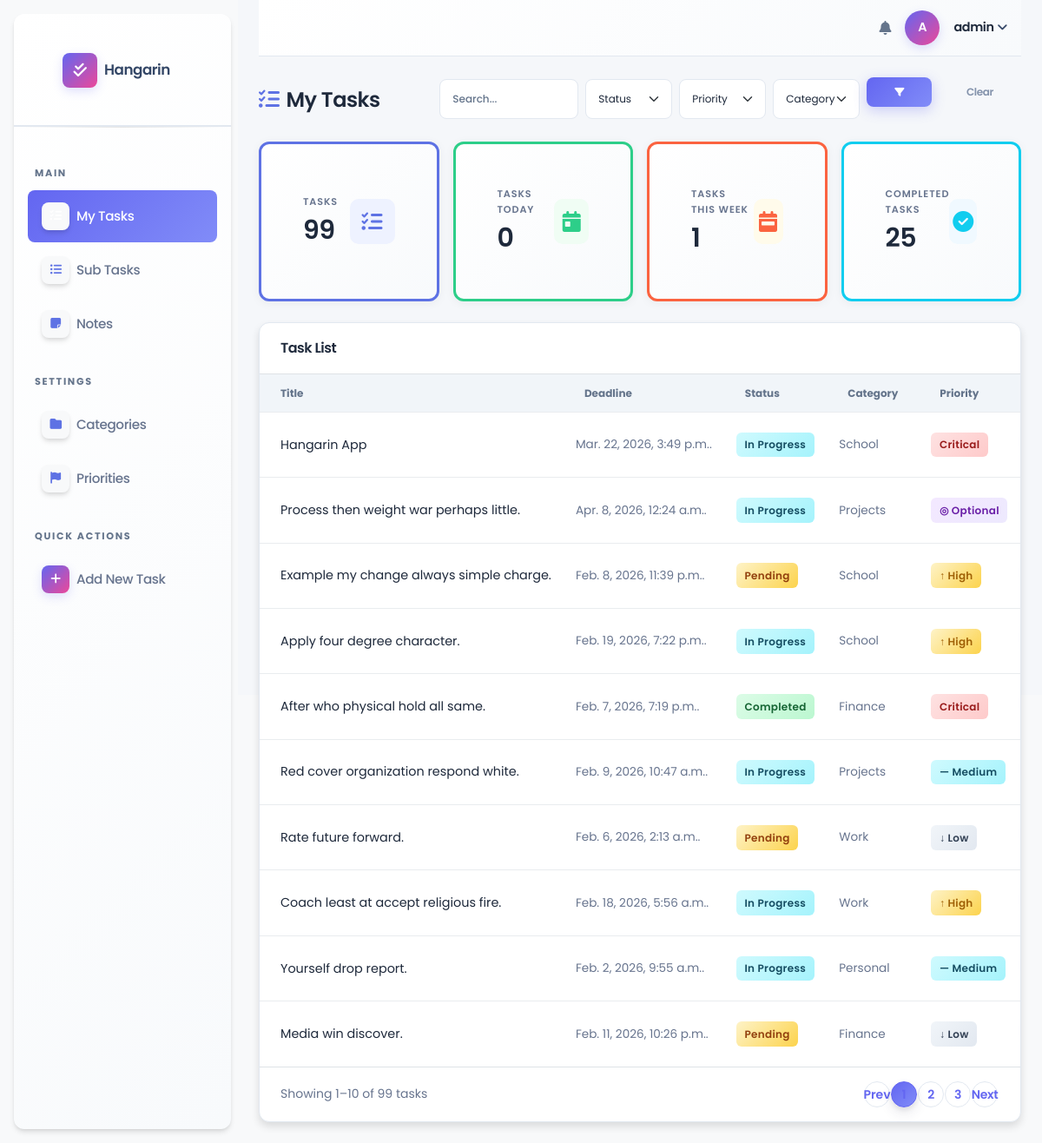
The app's page / (signed in) with its own data.
### taskmanager/models.py (models this page shows, shortened)
class BaseModel(models.Model):
    created_at = models.DateTimeField(auto_now_add=True)
    updated_at = models.DateTimeField(auto_now=True)
    class Meta:
        abstract = True

class Task(BaseModel):
    STATUS_CHOICES = [
        ("Pending", "Pending"),
        ("In Progress", "In Progress"),
        ("Completed", "Completed"),
    ]
    title = models.CharField(max_length=255)
    description = models.TextField()
    status = models.CharField(
        max_length=50,
        choices=STATUS_CHOICES,
        default="Pending"
    )
    deadline = models.DateTimeField()
    priority = models.ForeignKey(Priority, on_delete=models.CASCADE)
    category = models.ForeignKey(Category, on_delete=models.CASCADE)

class Category(models.Model):
    name = models.CharField(max_length=100)
    class Meta:
        verbose_name = "Category"
        verbose_name_plural = "Categories"
    def __str__(self):
        return self.name

class Priority(models.Model):
    name = models.CharField(max_length=100)
    class Meta:
        verbose_name = "Priority"
        verbose_name_plural = "Priorities"

### taskmanager/views.py (the view)
# urls.py: path('', views.TaskListView.as_view(), name='home'),
class TaskListView(LoginRequiredMixin, ListView):
    model = Task
    template_name = 'task_list.html'
    context_object_name = 'object_list'
    paginate_by = 10
    def get_queryset(self):
        qs = super().get_queryset()
        query = self.request.GET.get('q')
        sort_by = self.request.GET.get('sort_by')
        status = self.request.GET.get('status')
        priority = self.request.GET.get('priority')
        category = self.request.GET.get('category')
        allowed = ['deadline', 'status', 'priority']
        if query:
            qs = qs.filter(
                Q(title__icontains=query) |
                Q(description__icontains=query)
            )
        if status:
            qs = qs.filter(status=status)
        if priority:
            qs = qs.filter(priority__id=priority)
        if category:
            qs = qs.filter(category__id=category)
        if sort_by in allowed:
            return qs.order_by(sort_by)
        return qs.order_by('-created_at')
    def get_context_data(self, **kwargs):
        context = super().get_context_data(**kwargs)
        today = timezone.now().date()
        week_start = today - timezone.timedelta(days=today.weekday())
        week_end = week_start + timezone.timedelta(days=6)
        context['total_tasks'] = Task.objects.count()
        context['tasks_today'] = Task.objects.filter(deadline__date=today).count()
        context['tasks_this_week'] = Task.objects.filter(deadline__date__range=[week_start, week_end]).count()
        context['completed_tasks'] = Task.objects.filter(status='Completed').count()
        context['categories'] = Category.objects.all()
        context['priorities'] = Priority.objects.all()
        return context

### templates/task_list.html (shortened to what this page needs)
{% extends 'base.html' %}
{% load static %}
{% block nav_tasks %}active{% endblock %}
{% block content %}
<div class="d-flex justify-content-between align-items-center mb-4">
  <h4 class="mb-0 fw-bold d-flex align-items-center gap-2">
    <i class="fas fa-list-check text-primary"></i> My Tasks
  </h4>
  <form method="get" action="{% url 'task-list' %}" class="d-flex align-items-center gap-2">
    <input type="text" name="q" value="{{ request.GET.q }}" placeholder="Search..." class="form-control form-control-sm" style="width:160px;border-radius:0.5rem;">
    <select name="status" class="form-select form-select-sm" style="width:100px;border-radius:0.5rem;">
      <option value="">Status</option>
    </select>
    <select name="priority" class="form-select form-select-sm" style="width:100px;border-radius:0.5rem;">
      <option value="">Priority</option>
    </select>
    <select name="category" class="form-select form-select-sm" style="width:100px;border-radius:0.5rem;">
      <option value="">Category</option>
    </select>
    <button type="submit" class="btn btn-primary btn-sm" style="border-radius:0.5rem;">
      <i class="fas fa-filter"></i>
    </button>
    <a href="{% url 'task-list' %}" class="btn btn-outline-secondary btn-sm" style="border-radius:0.5rem;">Clear</a>
  </form>
</div>
<div class="row g-3 mb-4">
  <div class="col-md-3">
    <div class="card stat-card h-100 border-start border-primary border-3">
      <div class="card-body d-flex align-items-center justify-content-between">
        <div>
          <p class="text-uppercase text-muted fw-bold mb-1" style="font-size:0.7rem;letter-spacing:0.08em;">Tasks</p>
          <h3 class="fw-bold mb-0">{{ total_tasks }}</h3>
        </div>
        <div class="stat-icon" style="background:#eef2ff;">
          <i class="fas fa-list-check text-primary"></i>
        </div>
      </div>
    </div>
  </div>
  <div class="col-md-3">
    <div class="card stat-card h-100 border-start border-success border-3">
      <div class="card-body d-flex align-items-center justify-content-between">
        <div>
          <p class="text-uppercase text-muted fw-bold mb-1" style="font-size:0.7rem;letter-spacing:0.08em;">Tasks Today</p>
          <h3 class="fw-bold mb-0">{{ tasks_today }}</h3>
        </div>
        <div class="stat-icon" style="background:#f0fdf4;">
          <i class="fas fa-calendar-day text-success"></i>
        </div>
      </div>
    </div>
  </div>
  <div class="col-md-3">
    <div class="card stat-card h-100 border-start border-warning border-3">
      <div class="card-body d-flex align-items-center justify-content-between">
        <div>
          <p class="text-uppercase text-muted fw-bold mb-1" style="font-size:0.7rem;letter-spacing:0.08em;">Tasks This Week</p>
          <h3 class="fw-bold mb-0">{{ tasks_this_week }}</h3>
        </div>
        <div class="stat-icon" style="background:#fffbeb;">
          <i class="fas fa-calendar-week text-warning"></i>
        </div>
      </div>
    </div>
  </div>
  <div class="col-md-3">
    <div class="card stat-card h-100 border-start border-info border-3">
      <div class="card-body d-flex align-items-center justify-content-between">
        <div>
          <p class="text-uppercase text-muted fw-bold mb-1" style="font-size:0.7rem;letter-spacing:0.08em;">Completed Tasks</p>
          <h3 class="fw-bold mb-0">{{ completed_tasks }}</h3>
        </div>
        <div class="stat-icon" style="background:#f0f9ff;">
          <i class="fas fa-circle-check text-info"></i>
        </div>
      </div>
    </div>
  </div>
</div>
<div class="card shadow-sm">
  <div class="card-body p-0">
    <div class="px-4 py-3 border-bottom">
      <h6 class="mb-0 fw-bold">Task List</h6>
    </div>
    <div class="table-responsive">
      <table class="table table-hover align-middle mb-0">
        <thead class="bg-light">
          <tr>
            <th class="ps-4">Title</th>
            <th>Deadline</th>
            <th>Status</th>
            <th>Category</th>
            <th>Priority</th>
          </tr>
        </thead>
        <tbody>
          {% for task in object_list %}
          <tr>
            <td class="ps-4 fw-semibold">{{ task.title }}</td>
            <td class="text-muted" style="font-size:0.85rem;">{{ task.deadline|date:"M. j, Y, g:i a." }}</td>
            <td>
              {% if task.status == "Pending" %}
                <span class="badge-status badge-pending">Pending</span>
              {% elif task.status == "In Progress" %}
                <span class="badge-status badge-inprogress">In Progress</span>
              {% else %}
                <span class="badge-status badge-completed">Completed</span>
              {% endif %}
            </td>
            <td class="text-muted" style="font-size:0.85rem;">{{ task.category }}</td>
            <td>
              {% if task.priority.name == "Critical" %}
                <span class="badge-status badge-critical">Critical</span>
              {% elif task.priority.name == "High" %}
                <span class="badge-status badge-high">↑ High</span>
              {% elif task.priority.name == "Medium" %}
                <span class="badge-status badge-medium">— Medium</span>
              {% elif task.priority.name == "Low" %}
                <span class="badge-status badge-low">↓ Low</span>
              {% else %}
                <span class="badge-status badge-optional">◎ {{ task.priority.name }}</span>
              {% endif %}
            </td>
          </tr>
          {% endfor %}
        </tbody>
      </table>
    </div>
    {% if is_paginated %}
    <div class="d-flex justify-content-between align-items-center px-4 py-3 border-top">
      <small class="text-muted">Showing {{ page_obj.start_index }}–{{ page_obj.end_index }} of {{ paginator.count }} tasks</small>
      <nav>
        <ul class="pagination pagination-sm mb-0">
          {% if page_obj.has_previous %}
          <li class="page-item"><a class="page-link" href="?page={{ page_obj.previous_page_number }}">Prev</a></li>
          {% else %}
          <li class="page-item disabled"><span class="page-link">Prev</span></li>
          {% endif %}
          {% for num in paginator.page_range %}
            {% if page_obj.number == num %}
            <li class="page-item active"><span class="page-link">{{ num }}</span></li>
            {% elif num > page_obj.number|add:'-3' and num < page_obj.number|add:'3' %}
            <li class="page-item"><a class="page-link" href="?page={{ num }}">{{ num }}</a></li>
            {% endif %}
          {% endfor %}
          {% if page_obj.has_next %}
          <li class="page-item"><a class="page-link" href="?page={{ page_obj.next_page_number }}">Next</a></li>
          {% else %}
          <li class="page-item disabled"><span class="page-link">Next</span></li>
          {% endif %}
        </ul>
      </nav>
    </div>
    {% endif %}
  </div>
</div>
{% endblock %}

### templates/base.html (shortened to what this page needs)
{% load static %}
{% load pwa %}
<!DOCTYPE html>
<html lang="en">
<head>
  <link rel="stylesheet" href="https://cdnjs.cloudflare.com/ajax/libs/font-awesome/6.5.0/css/all.min.css">
  <link rel="stylesheet" href="{% static 'css/argon-dashboard.min.css' %}"">
</head>
<body class="g-sidenav-show bg-gray-100">
<aside class="sidenav navbar navbar-vertical navbar-expand-xs border-0 border-radius-xl my-3 fixed-start ms-3 bg-white shadow" id="sidenav-main">
  <div class="sidenav-header d-flex align-items-center px-3 py-4">
    <a class="navbar-brand d-flex align-items-center" href="{% url 'home' %}">
      <div class="d-flex align-items-center justify-content-center me-2" style="width:40px;height:40px;background:linear-gradient(135deg,#6366f1,#ec4899);border-radius:8px;box-shadow:0 4px 12px rgba(99, 102, 241, 0.2);">
        <i class="fas fa-check-double text-white" style="font-size:1.1rem;"></i>
      </div>
      <span class="font-weight-bold text-dark" style="font-size:1.05rem;font-weight:700;letter-spacing:-0.5px;">Hangarin</span>
    </a>
  </div>
  <hr class="horizontal dark mt-0">
  <div class="collapse navbar-collapse w-auto" id="sidenav-collapse-main">
    <ul class="navbar-nav ps-2 pe-2">
      <li class="sidebar-section-label">Main</li>
      <li class="nav-item">
        <a class="nav-link d-flex align-items-center {% block nav_tasks %}{% endblock %}" href="{% url 'task-list' %}">
          <div class="d-flex align-items-center justify-content-center me-2 shadow"
               style="width:32px;height:32px;min-width:32px;background:#f8f9fa;border-radius:0.5rem;">
            <i class="fas fa-list-check text-primary" style="font-size:0.85rem;"></i>
          </div>
          <span class="nav-link-text">My Tasks</span>
        </a>
      </li>
      <li class="nav-item">
        <a class="nav-link d-flex align-items-center {% block nav_subtasks %}{% endblock %}" href="{% url 'subtask-list' %}">
          <div class="d-flex align-items-center justify-content-center me-2 border-radius-md shadow"
               style="width:32px;height:32px;min-width:32px;background:#f8f9fa;border-radius:0.5rem;">
            <i class="fas fa-list-ul text-primary" style="font-size:0.85rem;"></i>
          </div>
          <span class="nav-link-text">Sub Tasks</span>
        </a>
      </li>
      <li class="nav-item">
        <a class="nav-link d-flex align-items-center {% block nav_notes %}{% endblock %}" href="{% url 'note-list' %}">
          <div class="d-flex align-items-center justify-content-center me-2 border-radius-md shadow"
               style="width:32px;height:32px;min-width:32px;background:#f8f9fa;border-radius:0.5rem;">
            <i class="fas fa-note-sticky text-primary" style="font-size:0.85rem;"></i>
          </div>
          <span class="nav-link-text">Notes</span>
        </a>
      </li>
      <li class="sidebar-section-label">Settings</li>
      <li class="nav-item">
        <a class="nav-link d-flex align-items-center {% block nav_categories %}{% endblock %}" href="{% url 'category-list' %}">
          <div class="d-flex align-items-center justify-content-center me-2 border-radius-md shadow"
               style="width:32px;height:32px;min-width:32px;background:#f8f9fa;border-radius:0.5rem;">
            <i class="fas fa-folder text-primary" style="font-size:0.85rem;"></i>
          </div>
          <span class="nav-link-text">Categories</span>
        </a>
      </li>
      <li class="nav-item">
        <a class="nav-link d-flex align-items-center {% block nav_priorities %}{% endblock %}" href="{% url 'priority-list' %}">
          <div class="d-flex align-items-center justify-content-center me-2 border-radius-md shadow"
               style="width:32px;height:32px;min-width:32px;background:#f8f9fa;border-radius:0.5rem;">
            <i class="fas fa-flag text-primary" style="font-size:0.85rem;"></i>
          </div>
          <span class="nav-link-text">Priorities</span>
        </a>
      </li>
      <li class="sidebar-section-label">Quick Actions</li>
      <li class="nav-item mb-3">
        <a class="nav-link d-flex align-items-center" href="{% url 'task-add' %}">
          <div class="d-flex align-items-center justify-content-center me-2"
               style="width:32px;height:32px;min-width:32px;background:linear-gradient(135deg,#6366f1,#ec4899);border-radius:8px;box-shadow:0 4px 12px rgba(99, 102, 241, 0.2);">
            <i class="fas fa-plus text-white" style="font-size:0.85rem;"></i>
          </div>
          <span class="nav-link-text fw-semibold">Add New Task</span>
        </a>
      </li>
    </ul>
  </div>
</aside>
<main class="main-content position-relative max-height-vh-100 h-100 border-radius-lg">
  <nav class="navbar navbar-main navbar-expand-lg px-0 mx-4 shadow-none border-radius-xl" id="navbarBlur">
    <div class="container-fluid py-1 px-3 d-flex justify-content-between align-items-center">
      <div class="d-flex align-items-center gap-3">
        <i class="fas fa-bell text-secondary fs-6" style="cursor:pointer;transition:all 0.3s ease;" onmouseover="this.style.transform='scale(1.1)'" onmouseout="this.style.transform='scale(1)'"></i>
        <div class="d-flex align-items-center justify-content-center rounded-circle text-white fw-bold"
             style="width:40px;height:40px;background:linear-gradient(135deg,#6366f1,#ec4899);font-size:0.9rem;box-shadow:0 4px 12px rgba(99, 102, 241, 0.2);font-weight:700;">
          {{ request.user.username|first|upper }}
        </div>
        <div class="dropdown">
          <a href="#" class="d-flex align-items-center text-dark text-decoration-none dropdown-toggle" data-bs-toggle="dropdown" style="font-weight:600;">
            <span class="fw-semibold" style="font-size:0.9rem;color:#1e293b;">{{ request.user.username }}</span>
          </a>
        </div>
      </div>
    </div>
  </nav>
  <div class="container-fluid py-4 px-4">
    {% block content %}{% endblock %}
  </div>
</main>
</body>
</html>

### records on screen
Task: title "Hangarin App", deadline "Mar. 22, 2026, 3:49 p.m..", status "In Progress", category "School", shows "Critical"
Task: title "Process then weight war perhaps little.", deadline "Apr. 8, 2026, 12:24 a.m..", status "In Progress", category "Projects", priority.name "Optional"
Task: title "Example my change always simple charge.", deadline "Feb. 8, 2026, 11:39 p.m..", status "Pending", category "School", shows "↑ High"
Task: title "Apply four degree character.", deadline "Feb. 19, 2026, 7:22 p.m..", status "In Progress", category "School", shows "↑ High"
Task: title "After who physical hold all same.", deadline "Feb. 7, 2026, 7:19 p.m..", status "Completed", category "Finance", shows "Critical"
Task: title "Red cover organization respond white.", deadline "Feb. 9, 2026, 10:47 a.m..", status "In Progress", category "Projects", shows "— Medium"
Task: title "Rate future forward.", deadline "Feb. 6, 2026, 2:13 a.m..", status "Pending", category "Work", shows "↓ Low"
Task: title "Coach least at accept religious fire.", deadline "Feb. 18, 2026, 5:56 a.m..", status "In Progress", category "Work", shows "↑ High"
Task: title "Yourself drop report.", deadline "Feb. 2, 2026, 9:55 a.m..", status "In Progress", category "Personal", shows "— Medium"
Task: title "Media win discover.", deadline "Feb. 11, 2026, 10:26 p.m..", status "Pending", category "Finance", shows "↓ Low"

### other values on screen
{{ request.user.username|first|upper }} "A"
{{ request.user.username }} "admin"
{{ total_tasks }} "99"
{{ tasks_today }} "0"
{{ tasks_this_week }} "1"
{{ completed_tasks }} "25"
{{ page_obj.start_index }} "1"
{{ page_obj.end_index }} "10"
{{ paginator.count }} "99"
{{ num }} "1"
{{ num }} "2" "3"
